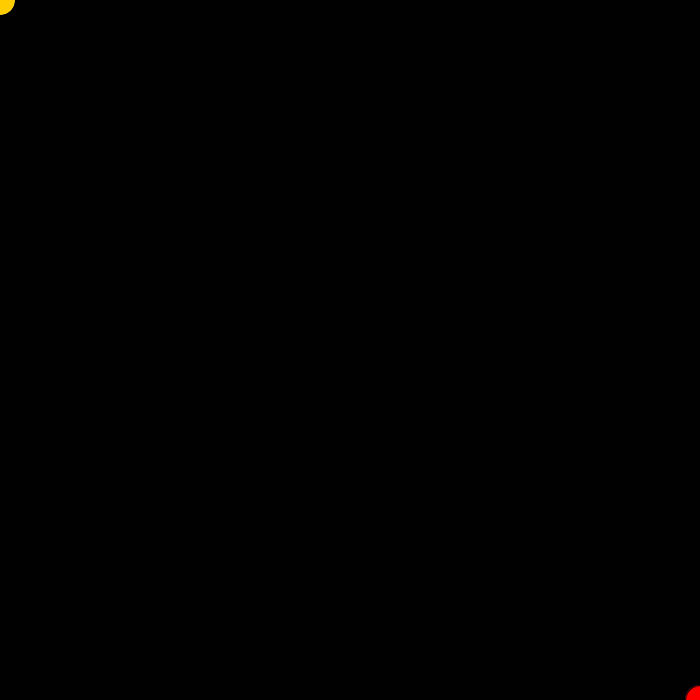
Frame 1 (no input)
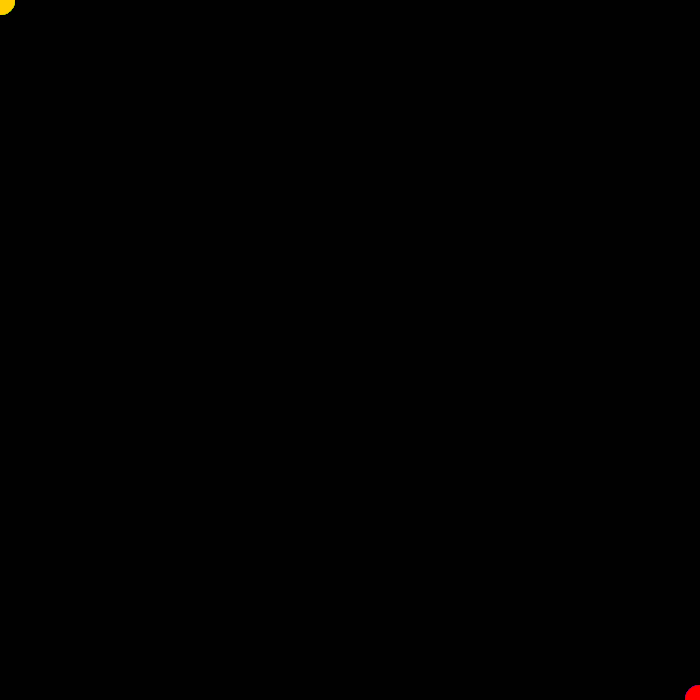
Frame 60 (the mouse pressed at the canvas centre just before this capture)
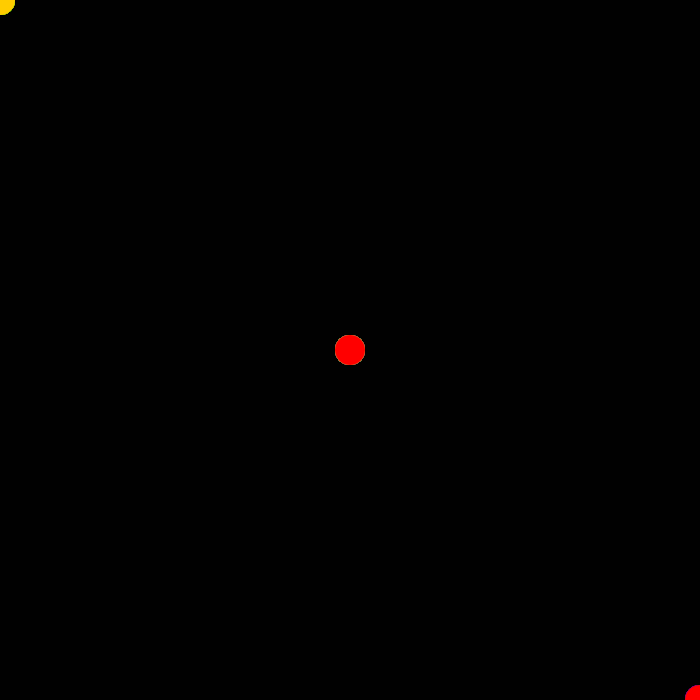
Frame 120 (the mouse held since frame 60 and released just before this capture)

The Processing sketch that drew these frames (run headless with seeded random() and noise(); from frame 60 on, the mouse is pressed at the canvas centre):

// Processing sketch: processing_71091
// ── processing_71091.pde

void setup(){
  size(700,700);
  background(1);
  frameRate(60);
  smooth();
}
void draw(){
  ellipse(pmouseX,pmouseY,30,30);
  fill(0,0,255);
  ellipse(width-pmouseX,height-pmouseY,30,30);
  fill(255,204,0);
  ellipse(pmouseY,pmouseX,30,30);
  fill(255,0,0);
  ellipse(width-pmouseY,height-pmouseX,30,30);
  fill(102,204,0);
  noStroke();
  smooth();
}
void keyPressed() {
  background(1);
}
